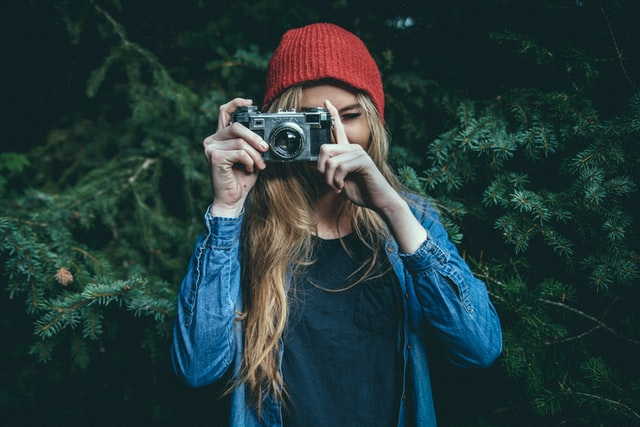
#> input picture imagergb1.jpg, 640 x 427 px
$ python imageFromRGBTtoGreyscale.py
#> lines starting #> are read from the running program, lines starting #| are printed output that depends on the picture; after the words box and inside, x2 and y2 are one past the last pixel; in counts of white or black regions, pixels touching at a corner belong together
import cv2
# This import statement is used to import the python packages or modules that required by our program.
# Here we are importing cv2 module which is used for imgOrignal reading and also for displaying imgOrignal in our program.
# opencv read the images a numpy arrays.
# As our images are read in the form of numpy array.

img = cv2.imread("imagergb1.jpg")
#> img is the input picture: shape (427, 640, 3); mean B, G, R 57.7, 57.3, 36.2
# cv2.imread() function is used to read and load imgOrignal files stored in your system.

img = cv2.resize(img, (320, 214))
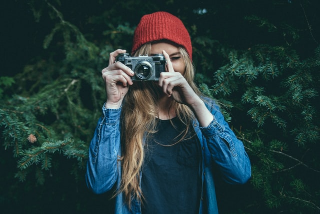
#> img: shape (214, 320, 3); mean B, G, R 57.6, 57.2, 36.1
# cv2.resize() function resizes the input imgOrignal into the provided height and width.

imgGrey = cv2.cvtColor(img, cv2.COLOR_BGR2GRAY)
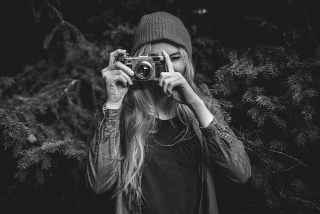
#> imgGrey: shape (214, 320); min 20, max 246, mean 51
# cv2.ctvColor() function converts the input imgOrignal from one color space to
# another color space by provided the desired argument.
# Here we are converting imgOrignal from BGR color space to a greyscale imgOrignal

(thresh, imgBinary) = cv2.threshold(imgGrey, 127, 255, cv2.THRESH_BINARY)
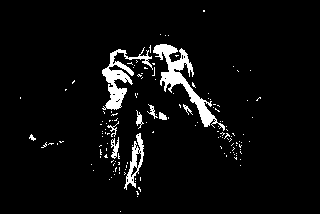
#> imgBinary: shape (214, 320); 5.1% white; 142 white regions (132 under 20 px), largest, box (x1, y1, x2, y2) and area: (153, 44, 225, 131) 1343, (102, 47, 153, 110) 972, (124, 133, 144, 190) 394
# cv2.threshhold() function applies fixed-level thresholding to a
# multiple-channel array (which is our greyscale imgOrignal (imgGrey) here.
# This  function is typically used to get a bi-level (binary) imgOrignal
# out of a grayscale imgOrignal or for removing a noise, that is,
# filtering out pixels with too small or too large values.
# There are several types of thresholding supported by the function.
# They are determined by type parameter.

cv2.imshow("orignal imgOrignal", img)
cv2.imshow("Greyscale imgOrignal of input imgOrignal", imgGrey)
cv2.imshow("Binary imgOrignal of input imgOrignal", imgBinary)
# cv2.imshow() function is used to display the imgOrignal in the specified window.

cv2.waitKey(0)
# cv2.waitKey() function waits for a couple of seconds as specified by the user for a key event.
# Here as we have defined zero here then the waitKey() function waits infinitely for a key event to happen.

cv2.destroyAllWindows()
# This cv2.destroyAllWindows() function destroys all the opened GUI windows which are opened
# by this particular  program.

$ run again, with image.jpg copied over imagergb1.jpg
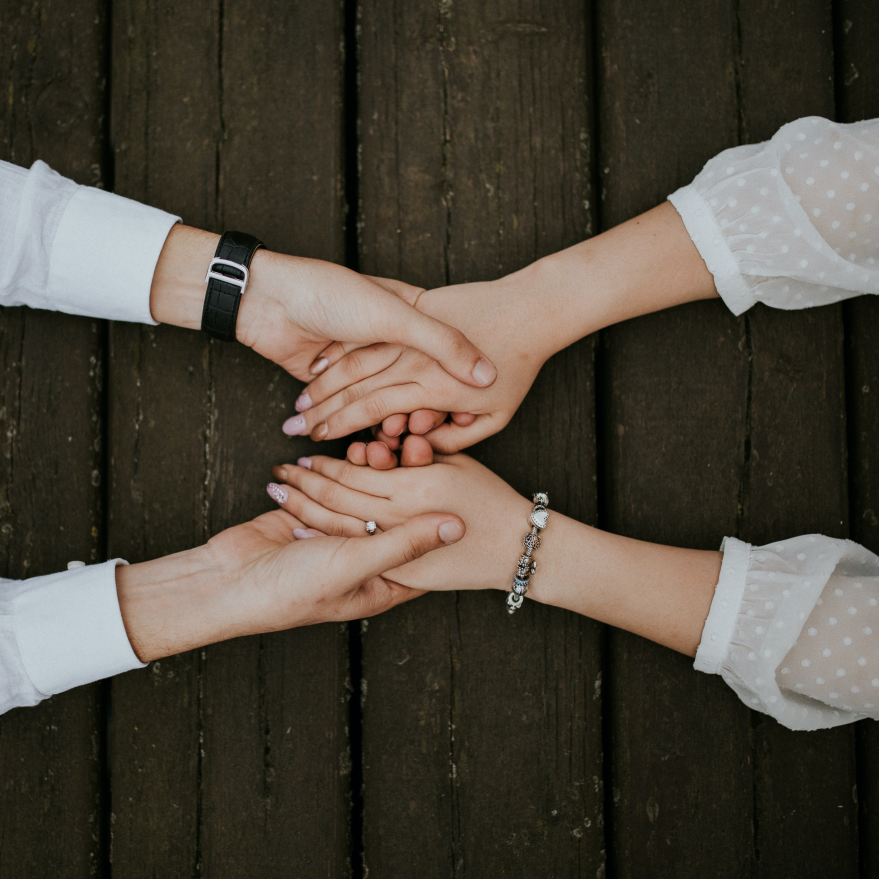
#> input picture image.jpg, 3515 x 3515 px (shown at 1/4 size)
#> img is the input picture: shape (3515, 3515, 3); mean B, G, R 59.6, 70.8, 77.5
#> img: shape (214, 320, 3)
#> `imgGrey = cv2.cvtColor(img, cv2.COLOR_BGR2GRAY)`:
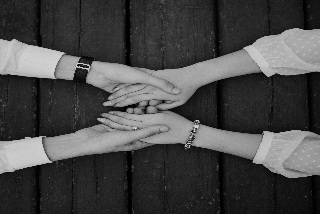
#> imgGrey: shape (214, 320); min 0, max 214, mean 71.4
#> `(thresh, imgBinary) = cv2.threshold(imgGrey, 127, 255, cv2.THRESH_BINA..`:
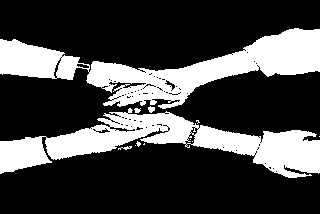
#> imgBinary: shape (214, 320); 27.2% white; 12 white regions (7 under 20 px), largest, box (x1, y1, x2, y2) and area: (0, 28, 320, 109) 9637, (0, 108, 320, 178) 8862, (148, 106, 155, 113) 34, (118, 146, 132, 150) 28, (134, 108, 141, 113) 25
